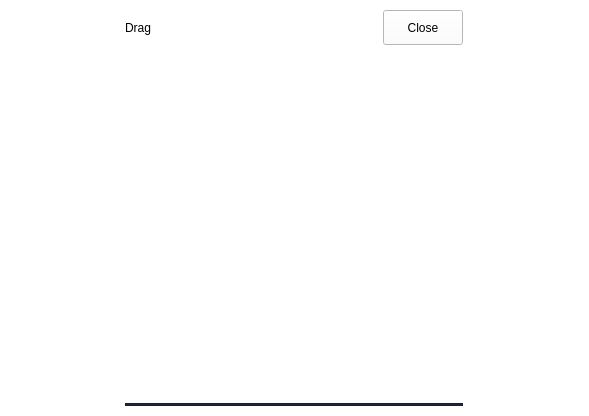
<?xml version="1.0" encoding="UTF-8"?>
<ui version="4.0">
 <class>Form</class>
 <widget class="QWidget" name="Form">
  <property name="geometry">
   <rect>
    <x>0</x>
    <y>0</y>
    <width>589</width>
    <height>416</height>
   </rect>
  </property>
  <property name="windowTitle">
   <string>Form</string>
  </property>
  <property name="styleSheet">
   <string notr="true">background-color:white;</string>
  </property>
  <layout class="QGridLayout" name="gridLayout">
   <property name="leftMargin">
    <number>10</number>
   </property>
   <property name="topMargin">
    <number>10</number>
   </property>
   <property name="rightMargin">
    <number>10</number>
   </property>
   <property name="bottomMargin">
    <number>10</number>
   </property>
   <property name="spacing">
    <number>0</number>
   </property>
   <item row="1" column="0">
    <layout class="QVBoxLayout" name="mainLayout">
     <property name="spacing">
      <number>0</number>
     </property>
     <property name="rightMargin">
      <number>0</number>
     </property>
     <property name="bottomMargin">
      <number>0</number>
     </property>
     <item>
      <layout class="QHBoxLayout" name="topside_area" stretch="0,0">
       <property name="spacing">
        <number>0</number>
       </property>
       <property name="sizeConstraint">
        <enum>QLayout::SetFixedSize</enum>
       </property>
       <property name="rightMargin">
        <number>0</number>
       </property>
       <property name="bottomMargin">
        <number>0</number>
       </property>
       <item alignment="Qt::AlignLeft|Qt::AlignTop">
        <widget class="QLabel" name="dragArea">
         <property name="sizePolicy">
          <sizepolicy hsizetype="MinimumExpanding" vsizetype="Fixed">
           <horstretch>0</horstretch>
           <verstretch>0</verstretch>
          </sizepolicy>
         </property>
         <property name="minimumSize">
          <size>
           <width>258</width>
           <height>35</height>
          </size>
         </property>
         <property name="maximumSize">
          <size>
           <width>0</width>
           <height>35</height>
          </size>
         </property>
         <property name="mouseTracking">
          <bool>true</bool>
         </property>
         <property name="styleSheet">
          <string notr="true">QLabel
{
   background-color: #fff;
  border: 0 solid #e2e8f0;
  border-radius: 1.5rem;
  box-sizing: border-box;
  color: #0d172a;
  cursor: pointer;
  display: inline-block;
  font-family: &quot;Basier circle&quot;,-apple-system,system-ui,&quot;Segoe UI&quot;,Roboto,&quot;Helvetica Neue&quot;,Arial,&quot;Noto Sans&quot;,sans-serif,&quot;Apple Color Emoji&quot;,&quot;Segoe UI Emoji&quot;,&quot;Segoe UI Symbol&quot;,&quot;Noto Color Emoji&quot;;
  font-size: 1.1rem;
  font-weight: 600;
  line-height: 1;
  padding: 1rem 1.6rem;
  text-align: center;
  text-decoration: none #0d172a solid;
  text-decoration-thickness: auto;
  transition: all .1s cubic-bezier(.4, 0, .2, 1);
  box-shadow: 0px 1px 2px rgba(166, 175, 195, 0.25);
  user-select: none;
  -webkit-user-select: none;
  touch-action: manipulation;
}

QLabel:hover
{
  background-color: #1e293b;
  color: #fff;
}

@media (min-width: 768px) {
  QLabel {
    font-size: 1.125rem;
    padding: 1rem 2rem;
  }
}</string>
         </property>
         <property name="text">
          <string>Drag</string>
         </property>
        </widget>
       </item>
       <item alignment="Qt::AlignRight|Qt::AlignTop">
        <widget class="QPushButton" name="close">
         <property name="sizePolicy">
          <sizepolicy hsizetype="Preferred" vsizetype="Fixed">
           <horstretch>1</horstretch>
           <verstretch>0</verstretch>
          </sizepolicy>
         </property>
         <property name="minimumSize">
          <size>
           <width>0</width>
           <height>35</height>
          </size>
         </property>
         <property name="maximumSize">
          <size>
           <width>16777215</width>
           <height>35</height>
          </size>
         </property>
         <property name="mouseTracking">
          <bool>true</bool>
         </property>
         <property name="styleSheet">
          <string notr="true">QPushButton {
  background-color: #fff;
  border: 0 solid #e2e8f0;
  border-radius: 1.5rem;
  box-sizing: border-box;
  color: #0d172a;
  cursor: pointer;
  display: inline-block;
  font-family: &quot;Basier circle&quot;,-apple-system,system-ui,&quot;Segoe UI&quot;,Roboto,&quot;Helvetica Neue&quot;,Arial,&quot;Noto Sans&quot;,sans-serif,&quot;Apple Color Emoji&quot;,&quot;Segoe UI Emoji&quot;,&quot;Segoe UI Symbol&quot;,&quot;Noto Color Emoji&quot;;
  font-size: 1.1rem;
  font-weight: 600;
  line-height: 1;
  padding: 1rem 1.6rem;
  text-align: center;
  text-decoration: none #0d172a solid;
  text-decoration-thickness: auto;
  transition: all .1s cubic-bezier(.4, 0, .2, 1);
  box-shadow: 0px 1px 2px rgba(166, 175, 195, 0.25);
  user-select: none;
  -webkit-user-select: none;
  touch-action: manipulation;
}

QPushButton:hover
{
  background-color: #1e293b;
  color: #fff;
}

@media (min-width: 768px) {
  QPushButton {
    font-size: 1.125rem;
    padding: 1rem 2rem;
  }
}</string>
         </property>
         <property name="text">
          <string>Close</string>
         </property>
        </widget>
       </item>
      </layout>
     </item>
     <item>
      <widget class="QFrame" name="frame">
       <property name="sizePolicy">
        <sizepolicy hsizetype="Preferred" vsizetype="Preferred">
         <horstretch>0</horstretch>
         <verstretch>0</verstretch>
        </sizepolicy>
       </property>
       <property name="minimumSize">
        <size>
         <width>0</width>
         <height>3</height>
        </size>
       </property>
       <property name="maximumSize">
        <size>
         <width>16777215</width>
         <height>3</height>
        </size>
       </property>
       <property name="styleSheet">
        <string notr="true">.QFrame{
background-color: #1e293b;
}</string>
       </property>
       <property name="frameShape">
        <enum>QFrame::StyledPanel</enum>
       </property>
       <property name="frameShadow">
        <enum>QFrame::Raised</enum>
       </property>
      </widget>
     </item>
     <item>
      <layout class="QHBoxLayout" name="horizontalLayout">
       <property name="spacing">
        <number>0</number>
       </property>
       <property name="sizeConstraint">
        <enum>QLayout::SetMaximumSize</enum>
       </property>
       <property name="topMargin">
        <number>0</number>
       </property>
       <property name="rightMargin">
        <number>0</number>
       </property>
      </layout>
     </item>
    </layout>
   </item>
  </layout>
 </widget>
 <resources/>
 <connections/>
</ui>
